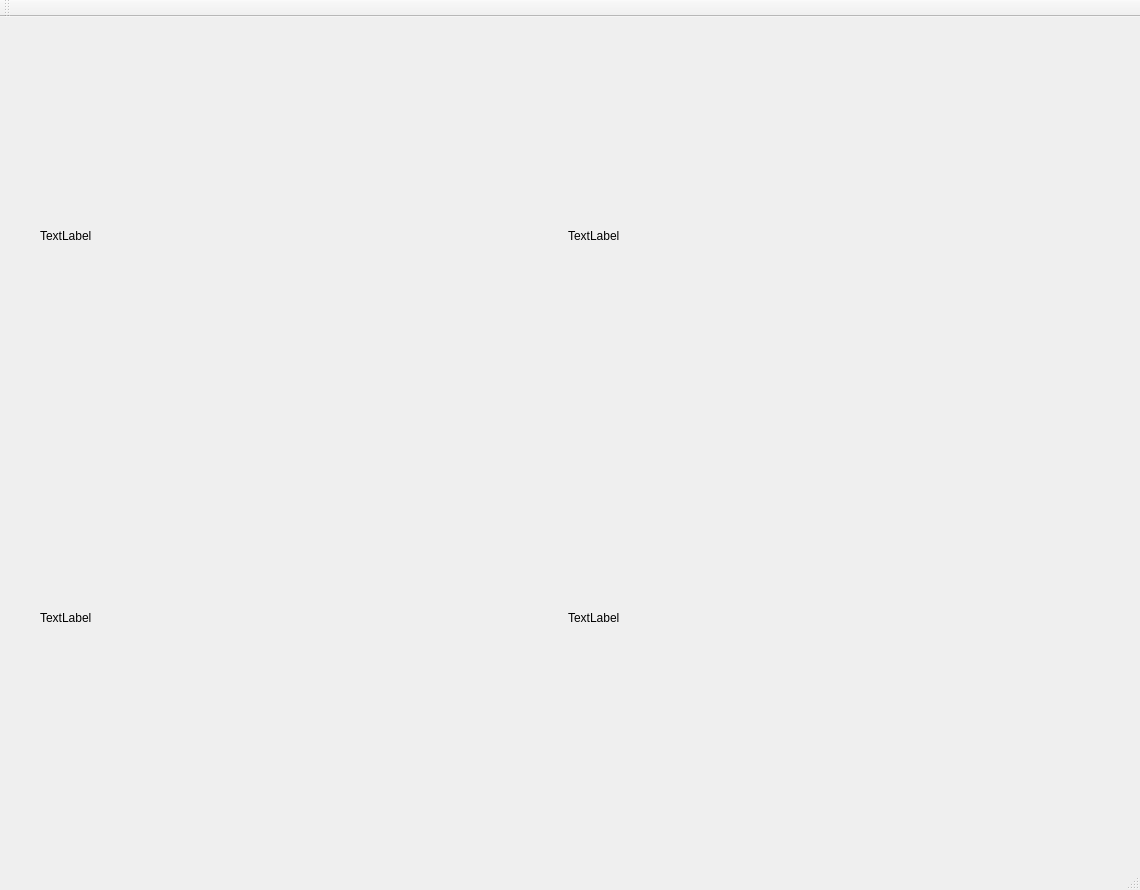
<?xml version="1.0" encoding="UTF-8"?>
<ui version="4.0">
 <class>MainWindow</class>
 <widget class="QMainWindow" name="MainWindow">
  <property name="geometry">
   <rect>
    <x>0</x>
    <y>0</y>
    <width>1140</width>
    <height>890</height>
   </rect>
  </property>
  <property name="windowTitle">
   <string>MainWindow</string>
  </property>
  <widget class="QWidget" name="centralWidget">
   <widget class="QWidget" name="gridLayoutWidget">
    <property name="geometry">
     <rect>
      <x>29</x>
      <y>19</y>
      <width>1071</width>
      <height>781</height>
     </rect>
    </property>
    <layout class="QGridLayout" name="gridLayout">
     <item row="0" column="0">
      <widget class="QLabel" name="imDisplay">
       <property name="text">
        <string>TextLabel</string>
       </property>
      </widget>
     </item>
     <item row="0" column="1">
      <widget class="QLabel" name="imDisplay2">
       <property name="text">
        <string>TextLabel</string>
       </property>
      </widget>
     </item>
     <item row="1" column="0">
      <widget class="QLabel" name="imDisplay3">
       <property name="text">
        <string>TextLabel</string>
       </property>
      </widget>
     </item>
     <item row="1" column="1">
      <widget class="QLabel" name="imDisplay4">
       <property name="text">
        <string>TextLabel</string>
       </property>
      </widget>
     </item>
    </layout>
   </widget>
  </widget>
  <widget class="QMenuBar" name="menuBar">
   <property name="geometry">
    <rect>
     <x>0</x>
     <y>0</y>
     <width>1140</width>
     <height>22</height>
    </rect>
   </property>
  </widget>
  <widget class="QToolBar" name="mainToolBar">
   <attribute name="toolBarArea">
    <enum>TopToolBarArea</enum>
   </attribute>
   <attribute name="toolBarBreak">
    <bool>false</bool>
   </attribute>
  </widget>
  <widget class="QStatusBar" name="statusBar"/>
 </widget>
 <layoutdefault spacing="6" margin="11"/>
 <resources/>
 <connections/>
</ui>
